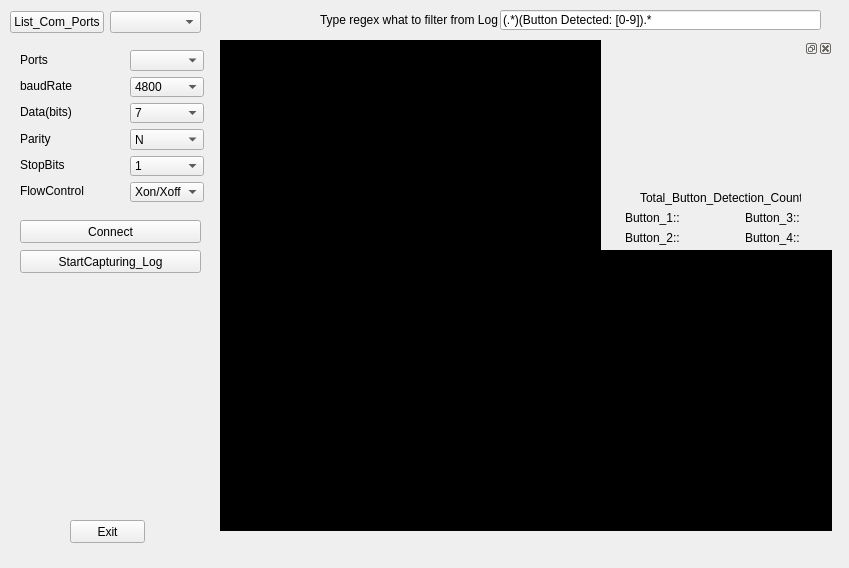
<?xml version="1.0" encoding="UTF-8"?>
<ui version="4.0">
 <class>Form</class>
 <widget class="QWidget" name="Form">
  <property name="geometry">
   <rect>
    <x>0</x>
    <y>0</y>
    <width>849</width>
    <height>568</height>
   </rect>
  </property>
  <property name="windowTitle">
   <string>Form</string>
  </property>
  <widget class="QPushButton" name="pushButton_2">
   <property name="geometry">
    <rect>
     <x>20</x>
     <y>220</y>
     <width>181</width>
     <height>23</height>
    </rect>
   </property>
   <property name="text">
    <string>Connect</string>
   </property>
  </widget>
  <widget class="QPushButton" name="pushButton_3">
   <property name="geometry">
    <rect>
     <x>70</x>
     <y>520</y>
     <width>75</width>
     <height>23</height>
    </rect>
   </property>
   <property name="text">
    <string>Exit</string>
   </property>
  </widget>
  <widget class="QWidget" name="layoutWidget">
   <property name="geometry">
    <rect>
     <x>10</x>
     <y>10</y>
     <width>191</width>
     <height>25</height>
    </rect>
   </property>
   <layout class="QHBoxLayout" name="horizontalLayout">
    <item>
     <widget class="QPushButton" name="pushButton">
      <property name="text">
       <string>List_Com_Ports</string>
      </property>
     </widget>
    </item>
    <item>
     <widget class="QComboBox" name="comboBox"/>
    </item>
   </layout>
  </widget>
  <widget class="QWidget" name="layoutWidget">
   <property name="geometry">
    <rect>
     <x>20</x>
     <y>50</y>
     <width>71</width>
     <height>151</height>
    </rect>
   </property>
   <layout class="QVBoxLayout" name="verticalLayout">
    <item>
     <widget class="QLabel" name="label">
      <property name="text">
       <string>Ports</string>
      </property>
     </widget>
    </item>
    <item>
     <widget class="QLabel" name="label_2">
      <property name="text">
       <string>baudRate</string>
      </property>
     </widget>
    </item>
    <item>
     <widget class="QLabel" name="label_3">
      <property name="text">
       <string>Data(bits)</string>
      </property>
     </widget>
    </item>
    <item>
     <widget class="QLabel" name="label_4">
      <property name="text">
       <string>Parity</string>
      </property>
     </widget>
    </item>
    <item>
     <widget class="QLabel" name="label_5">
      <property name="text">
       <string>StopBits</string>
      </property>
     </widget>
    </item>
    <item>
     <widget class="QLabel" name="label_6">
      <property name="text">
       <string>FlowControl</string>
      </property>
     </widget>
    </item>
   </layout>
  </widget>
  <widget class="QWidget" name="layoutWidget">
   <property name="geometry">
    <rect>
     <x>130</x>
     <y>50</y>
     <width>74</width>
     <height>152</height>
    </rect>
   </property>
   <layout class="QVBoxLayout" name="verticalLayout_2">
    <item>
     <widget class="QComboBox" name="comboBox_2"/>
    </item>
    <item>
     <widget class="QComboBox" name="comboBox_3">
      <item>
       <property name="text">
        <string>4800</string>
       </property>
      </item>
      <item>
       <property name="text">
        <string>9600</string>
       </property>
      </item>
      <item>
       <property name="text">
        <string>400000</string>
       </property>
      </item>
      <item>
       <property name="text">
        <string>921600</string>
       </property>
      </item>
     </widget>
    </item>
    <item>
     <widget class="QComboBox" name="comboBox_4">
      <item>
       <property name="text">
        <string>7</string>
       </property>
      </item>
      <item>
       <property name="text">
        <string>8</string>
       </property>
      </item>
     </widget>
    </item>
    <item>
     <widget class="QComboBox" name="comboBox_5">
      <item>
       <property name="text">
        <string>N</string>
       </property>
      </item>
      <item>
       <property name="text">
        <string>O</string>
       </property>
      </item>
      <item>
       <property name="text">
        <string>E</string>
       </property>
      </item>
     </widget>
    </item>
    <item>
     <widget class="QComboBox" name="comboBox_6">
      <item>
       <property name="text">
        <string>1</string>
       </property>
      </item>
      <item>
       <property name="text">
        <string>2</string>
       </property>
      </item>
     </widget>
    </item>
    <item>
     <widget class="QComboBox" name="comboBox_7">
      <item>
       <property name="text">
        <string>Xon/Xoff</string>
       </property>
      </item>
      <item>
       <property name="text">
        <string>hardware</string>
       </property>
      </item>
      <item>
       <property name="text">
        <string>none</string>
       </property>
      </item>
     </widget>
    </item>
   </layout>
  </widget>
  <widget class="QPushButton" name="pushButton_4">
   <property name="geometry">
    <rect>
     <x>20</x>
     <y>250</y>
     <width>181</width>
     <height>23</height>
    </rect>
   </property>
   <property name="text">
    <string>StartCapturing_Log</string>
   </property>
  </widget>
  <widget class="QTextEdit" name="textEdit">
   <property name="geometry">
    <rect>
     <x>220</x>
     <y>40</y>
     <width>381</width>
     <height>491</height>
    </rect>
   </property>
   <property name="palette">
    <palette>
     <active>
      <colorrole role="WindowText">
       <brush brushstyle="SolidPattern">
        <color alpha="255">
         <red>255</red>
         <green>255</green>
         <blue>255</blue>
        </color>
       </brush>
      </colorrole>
      <colorrole role="Button">
       <brush brushstyle="SolidPattern">
        <color alpha="255">
         <red>0</red>
         <green>0</green>
         <blue>0</blue>
        </color>
       </brush>
      </colorrole>
      <colorrole role="Light">
       <brush brushstyle="SolidPattern">
        <color alpha="255">
         <red>0</red>
         <green>0</green>
         <blue>0</blue>
        </color>
       </brush>
      </colorrole>
      <colorrole role="Midlight">
       <brush brushstyle="SolidPattern">
        <color alpha="255">
         <red>0</red>
         <green>0</green>
         <blue>0</blue>
        </color>
       </brush>
      </colorrole>
      <colorrole role="Dark">
       <brush brushstyle="SolidPattern">
        <color alpha="255">
         <red>0</red>
         <green>0</green>
         <blue>0</blue>
        </color>
       </brush>
      </colorrole>
      <colorrole role="Mid">
       <brush brushstyle="SolidPattern">
        <color alpha="255">
         <red>0</red>
         <green>0</green>
         <blue>0</blue>
        </color>
       </brush>
      </colorrole>
      <colorrole role="Text">
       <brush brushstyle="SolidPattern">
        <color alpha="255">
         <red>255</red>
         <green>255</green>
         <blue>255</blue>
        </color>
       </brush>
      </colorrole>
      <colorrole role="BrightText">
       <brush brushstyle="SolidPattern">
        <color alpha="255">
         <red>255</red>
         <green>255</green>
         <blue>255</blue>
        </color>
       </brush>
      </colorrole>
      <colorrole role="ButtonText">
       <brush brushstyle="SolidPattern">
        <color alpha="255">
         <red>255</red>
         <green>255</green>
         <blue>255</blue>
        </color>
       </brush>
      </colorrole>
      <colorrole role="Base">
       <brush brushstyle="SolidPattern">
        <color alpha="255">
         <red>0</red>
         <green>0</green>
         <blue>0</blue>
        </color>
       </brush>
      </colorrole>
      <colorrole role="Window">
       <brush brushstyle="SolidPattern">
        <color alpha="255">
         <red>0</red>
         <green>0</green>
         <blue>0</blue>
        </color>
       </brush>
      </colorrole>
      <colorrole role="Shadow">
       <brush brushstyle="SolidPattern">
        <color alpha="255">
         <red>0</red>
         <green>0</green>
         <blue>0</blue>
        </color>
       </brush>
      </colorrole>
      <colorrole role="AlternateBase">
       <brush brushstyle="SolidPattern">
        <color alpha="255">
         <red>0</red>
         <green>0</green>
         <blue>0</blue>
        </color>
       </brush>
      </colorrole>
      <colorrole role="ToolTipBase">
       <brush brushstyle="SolidPattern">
        <color alpha="255">
         <red>255</red>
         <green>255</green>
         <blue>220</blue>
        </color>
       </brush>
      </colorrole>
      <colorrole role="ToolTipText">
       <brush brushstyle="SolidPattern">
        <color alpha="255">
         <red>0</red>
         <green>0</green>
         <blue>0</blue>
        </color>
       </brush>
      </colorrole>
     </active>
     <inactive>
      <colorrole role="WindowText">
       <brush brushstyle="SolidPattern">
        <color alpha="255">
         <red>255</red>
         <green>255</green>
         <blue>255</blue>
        </color>
       </brush>
      </colorrole>
      <colorrole role="Button">
       <brush brushstyle="SolidPattern">
        <color alpha="255">
         <red>0</red>
         <green>0</green>
         <blue>0</blue>
        </color>
       </brush>
      </colorrole>
      <colorrole role="Light">
       <brush brushstyle="SolidPattern">
        <color alpha="255">
         <red>0</red>
         <green>0</green>
         <blue>0</blue>
        </color>
       </brush>
      </colorrole>
      <colorrole role="Midlight">
       <brush brushstyle="SolidPattern">
        <color alpha="255">
         <red>0</red>
         <green>0</green>
         <blue>0</blue>
        </color>
       </brush>
      </colorrole>
      <colorrole role="Dark">
       <brush brushstyle="SolidPattern">
        <color alpha="255">
         <red>0</red>
         <green>0</green>
         <blue>0</blue>
        </color>
       </brush>
      </colorrole>
      <colorrole role="Mid">
       <brush brushstyle="SolidPattern">
        <color alpha="255">
         <red>0</red>
         <green>0</green>
         <blue>0</blue>
        </color>
       </brush>
      </colorrole>
      <colorrole role="Text">
       <brush brushstyle="SolidPattern">
        <color alpha="255">
         <red>255</red>
         <green>255</green>
         <blue>255</blue>
        </color>
       </brush>
      </colorrole>
      <colorrole role="BrightText">
       <brush brushstyle="SolidPattern">
        <color alpha="255">
         <red>255</red>
         <green>255</green>
         <blue>255</blue>
        </color>
       </brush>
      </colorrole>
      <colorrole role="ButtonText">
       <brush brushstyle="SolidPattern">
        <color alpha="255">
         <red>255</red>
         <green>255</green>
         <blue>255</blue>
        </color>
       </brush>
      </colorrole>
      <colorrole role="Base">
       <brush brushstyle="SolidPattern">
        <color alpha="255">
         <red>0</red>
         <green>0</green>
         <blue>0</blue>
        </color>
       </brush>
      </colorrole>
      <colorrole role="Window">
       <brush brushstyle="SolidPattern">
        <color alpha="255">
         <red>0</red>
         <green>0</green>
         <blue>0</blue>
        </color>
       </brush>
      </colorrole>
      <colorrole role="Shadow">
       <brush brushstyle="SolidPattern">
        <color alpha="255">
         <red>0</red>
         <green>0</green>
         <blue>0</blue>
        </color>
       </brush>
      </colorrole>
      <colorrole role="AlternateBase">
       <brush brushstyle="SolidPattern">
        <color alpha="255">
         <red>0</red>
         <green>0</green>
         <blue>0</blue>
        </color>
       </brush>
      </colorrole>
      <colorrole role="ToolTipBase">
       <brush brushstyle="SolidPattern">
        <color alpha="255">
         <red>255</red>
         <green>255</green>
         <blue>220</blue>
        </color>
       </brush>
      </colorrole>
      <colorrole role="ToolTipText">
       <brush brushstyle="SolidPattern">
        <color alpha="255">
         <red>0</red>
         <green>0</green>
         <blue>0</blue>
        </color>
       </brush>
      </colorrole>
     </inactive>
     <disabled>
      <colorrole role="WindowText">
       <brush brushstyle="SolidPattern">
        <color alpha="255">
         <red>0</red>
         <green>0</green>
         <blue>0</blue>
        </color>
       </brush>
      </colorrole>
      <colorrole role="Button">
       <brush brushstyle="SolidPattern">
        <color alpha="255">
         <red>0</red>
         <green>0</green>
         <blue>0</blue>
        </color>
       </brush>
      </colorrole>
      <colorrole role="Light">
       <brush brushstyle="SolidPattern">
        <color alpha="255">
         <red>0</red>
         <green>0</green>
         <blue>0</blue>
        </color>
       </brush>
      </colorrole>
      <colorrole role="Midlight">
       <brush brushstyle="SolidPattern">
        <color alpha="255">
         <red>0</red>
         <green>0</green>
         <blue>0</blue>
        </color>
       </brush>
      </colorrole>
      <colorrole role="Dark">
       <brush brushstyle="SolidPattern">
        <color alpha="255">
         <red>0</red>
         <green>0</green>
         <blue>0</blue>
        </color>
       </brush>
      </colorrole>
      <colorrole role="Mid">
       <brush brushstyle="SolidPattern">
        <color alpha="255">
         <red>0</red>
         <green>0</green>
         <blue>0</blue>
        </color>
       </brush>
      </colorrole>
      <colorrole role="Text">
       <brush brushstyle="SolidPattern">
        <color alpha="255">
         <red>0</red>
         <green>0</green>
         <blue>0</blue>
        </color>
       </brush>
      </colorrole>
      <colorrole role="BrightText">
       <brush brushstyle="SolidPattern">
        <color alpha="255">
         <red>255</red>
         <green>255</green>
         <blue>255</blue>
        </color>
       </brush>
      </colorrole>
      <colorrole role="ButtonText">
       <brush brushstyle="SolidPattern">
        <color alpha="255">
         <red>0</red>
         <green>0</green>
         <blue>0</blue>
        </color>
       </brush>
      </colorrole>
      <colorrole role="Base">
       <brush brushstyle="SolidPattern">
        <color alpha="255">
         <red>0</red>
         <green>0</green>
         <blue>0</blue>
        </color>
       </brush>
      </colorrole>
      <colorrole role="Window">
       <brush brushstyle="SolidPattern">
        <color alpha="255">
         <red>0</red>
         <green>0</green>
         <blue>0</blue>
        </color>
       </brush>
      </colorrole>
      <colorrole role="Shadow">
       <brush brushstyle="SolidPattern">
        <color alpha="255">
         <red>0</red>
         <green>0</green>
         <blue>0</blue>
        </color>
       </brush>
      </colorrole>
      <colorrole role="AlternateBase">
       <brush brushstyle="SolidPattern">
        <color alpha="255">
         <red>0</red>
         <green>0</green>
         <blue>0</blue>
        </color>
       </brush>
      </colorrole>
      <colorrole role="ToolTipBase">
       <brush brushstyle="SolidPattern">
        <color alpha="255">
         <red>255</red>
         <green>255</green>
         <blue>220</blue>
        </color>
       </brush>
      </colorrole>
      <colorrole role="ToolTipText">
       <brush brushstyle="SolidPattern">
        <color alpha="255">
         <red>0</red>
         <green>0</green>
         <blue>0</blue>
        </color>
       </brush>
      </colorrole>
     </disabled>
    </palette>
   </property>
   <property name="font">
    <font>
     <family>Verdana</family>
     <pointsize>7</pointsize>
     <weight>50</weight>
     <bold>false</bold>
    </font>
   </property>
   <property name="cursor" stdset="0">
    <cursorShape>ArrowCursor</cursorShape>
   </property>
   <property name="autoFillBackground">
    <bool>false</bool>
   </property>
   <property name="frameShadow">
    <enum>QFrame::Sunken</enum>
   </property>
   <property name="lineWidth">
    <number>1</number>
   </property>
   <property name="documentTitle">
    <string/>
   </property>
   <property name="lineWrapMode">
    <enum>QTextEdit::NoWrap</enum>
   </property>
   <property name="html">
    <string>&lt;!DOCTYPE HTML PUBLIC &quot;-//W3C//DTD HTML 4.0//EN&quot; &quot;http://www.w3.org/TR/REC-html40/strict.dtd&quot;&gt;
&lt;html&gt;&lt;head&gt;&lt;meta name=&quot;qrichtext&quot; content=&quot;1&quot; /&gt;&lt;style type=&quot;text/css&quot;&gt;
p, li { white-space: pre-wrap; }
&lt;/style&gt;&lt;/head&gt;&lt;body style=&quot; font-family:'Verdana'; font-size:7pt; font-weight:400; font-style:normal;&quot;&gt;
&lt;p style=&quot;-qt-paragraph-type:empty; margin-top:0px; margin-bottom:0px; margin-left:0px; margin-right:0px; -qt-block-indent:0; text-indent:0px; font-family:'MS Shell Dlg 2'; font-size:8pt;&quot;&gt;&lt;br /&gt;&lt;/p&gt;&lt;/body&gt;&lt;/html&gt;</string>
   </property>
   <property name="acceptRichText">
    <bool>false</bool>
   </property>
   <property name="cursorWidth">
    <number>1</number>
   </property>
  </widget>
  <widget class="QTextEdit" name="textEdit_2">
   <property name="geometry">
    <rect>
     <x>601</x>
     <y>250</y>
     <width>231</width>
     <height>281</height>
    </rect>
   </property>
   <property name="palette">
    <palette>
     <active>
      <colorrole role="WindowText">
       <brush brushstyle="SolidPattern">
        <color alpha="255">
         <red>255</red>
         <green>255</green>
         <blue>255</blue>
        </color>
       </brush>
      </colorrole>
      <colorrole role="Button">
       <brush brushstyle="SolidPattern">
        <color alpha="255">
         <red>0</red>
         <green>0</green>
         <blue>0</blue>
        </color>
       </brush>
      </colorrole>
      <colorrole role="Light">
       <brush brushstyle="SolidPattern">
        <color alpha="255">
         <red>0</red>
         <green>0</green>
         <blue>0</blue>
        </color>
       </brush>
      </colorrole>
      <colorrole role="Midlight">
       <brush brushstyle="SolidPattern">
        <color alpha="255">
         <red>0</red>
         <green>0</green>
         <blue>0</blue>
        </color>
       </brush>
      </colorrole>
      <colorrole role="Dark">
       <brush brushstyle="SolidPattern">
        <color alpha="255">
         <red>0</red>
         <green>0</green>
         <blue>0</blue>
        </color>
       </brush>
      </colorrole>
      <colorrole role="Mid">
       <brush brushstyle="SolidPattern">
        <color alpha="255">
         <red>0</red>
         <green>0</green>
         <blue>0</blue>
        </color>
       </brush>
      </colorrole>
      <colorrole role="Text">
       <brush brushstyle="SolidPattern">
        <color alpha="255">
         <red>255</red>
         <green>255</green>
         <blue>255</blue>
        </color>
       </brush>
      </colorrole>
      <colorrole role="BrightText">
       <brush brushstyle="SolidPattern">
        <color alpha="255">
         <red>255</red>
         <green>255</green>
         <blue>255</blue>
        </color>
       </brush>
      </colorrole>
      <colorrole role="ButtonText">
       <brush brushstyle="SolidPattern">
        <color alpha="255">
         <red>255</red>
         <green>255</green>
         <blue>255</blue>
        </color>
       </brush>
      </colorrole>
      <colorrole role="Base">
       <brush brushstyle="SolidPattern">
        <color alpha="255">
         <red>0</red>
         <green>0</green>
         <blue>0</blue>
        </color>
       </brush>
      </colorrole>
      <colorrole role="Window">
       <brush brushstyle="SolidPattern">
        <color alpha="255">
         <red>0</red>
         <green>0</green>
         <blue>0</blue>
        </color>
       </brush>
      </colorrole>
      <colorrole role="Shadow">
       <brush brushstyle="SolidPattern">
        <color alpha="255">
         <red>0</red>
         <green>0</green>
         <blue>0</blue>
        </color>
       </brush>
      </colorrole>
      <colorrole role="AlternateBase">
       <brush brushstyle="SolidPattern">
        <color alpha="255">
         <red>0</red>
         <green>0</green>
         <blue>0</blue>
        </color>
       </brush>
      </colorrole>
      <colorrole role="ToolTipBase">
       <brush brushstyle="SolidPattern">
        <color alpha="255">
         <red>255</red>
         <green>255</green>
         <blue>220</blue>
        </color>
       </brush>
      </colorrole>
      <colorrole role="ToolTipText">
       <brush brushstyle="SolidPattern">
        <color alpha="255">
         <red>0</red>
         <green>0</green>
         <blue>0</blue>
        </color>
       </brush>
      </colorrole>
     </active>
     <inactive>
      <colorrole role="WindowText">
       <brush brushstyle="SolidPattern">
        <color alpha="255">
         <red>255</red>
         <green>255</green>
         <blue>255</blue>
        </color>
       </brush>
      </colorrole>
      <colorrole role="Button">
       <brush brushstyle="SolidPattern">
        <color alpha="255">
         <red>0</red>
         <green>0</green>
         <blue>0</blue>
        </color>
       </brush>
      </colorrole>
      <colorrole role="Light">
       <brush brushstyle="SolidPattern">
        <color alpha="255">
         <red>0</red>
         <green>0</green>
         <blue>0</blue>
        </color>
       </brush>
      </colorrole>
      <colorrole role="Midlight">
       <brush brushstyle="SolidPattern">
        <color alpha="255">
         <red>0</red>
         <green>0</green>
         <blue>0</blue>
        </color>
       </brush>
      </colorrole>
      <colorrole role="Dark">
       <brush brushstyle="SolidPattern">
        <color alpha="255">
         <red>0</red>
         <green>0</green>
         <blue>0</blue>
        </color>
       </brush>
      </colorrole>
      <colorrole role="Mid">
       <brush brushstyle="SolidPattern">
        <color alpha="255">
         <red>0</red>
         <green>0</green>
         <blue>0</blue>
        </color>
       </brush>
      </colorrole>
      <colorrole role="Text">
       <brush brushstyle="SolidPattern">
        <color alpha="255">
         <red>255</red>
         <green>255</green>
         <blue>255</blue>
        </color>
       </brush>
      </colorrole>
      <colorrole role="BrightText">
       <brush brushstyle="SolidPattern">
        <color alpha="255">
         <red>255</red>
         <green>255</green>
         <blue>255</blue>
        </color>
       </brush>
      </colorrole>
      <colorrole role="ButtonText">
       <brush brushstyle="SolidPattern">
        <color alpha="255">
         <red>255</red>
         <green>255</green>
         <blue>255</blue>
        </color>
       </brush>
      </colorrole>
      <colorrole role="Base">
       <brush brushstyle="SolidPattern">
        <color alpha="255">
         <red>0</red>
         <green>0</green>
         <blue>0</blue>
        </color>
       </brush>
      </colorrole>
      <colorrole role="Window">
       <brush brushstyle="SolidPattern">
        <color alpha="255">
         <red>0</red>
         <green>0</green>
         <blue>0</blue>
        </color>
       </brush>
      </colorrole>
      <colorrole role="Shadow">
       <brush brushstyle="SolidPattern">
        <color alpha="255">
         <red>0</red>
         <green>0</green>
         <blue>0</blue>
        </color>
       </brush>
      </colorrole>
      <colorrole role="AlternateBase">
       <brush brushstyle="SolidPattern">
        <color alpha="255">
         <red>0</red>
         <green>0</green>
         <blue>0</blue>
        </color>
       </brush>
      </colorrole>
      <colorrole role="ToolTipBase">
       <brush brushstyle="SolidPattern">
        <color alpha="255">
         <red>255</red>
         <green>255</green>
         <blue>220</blue>
        </color>
       </brush>
      </colorrole>
      <colorrole role="ToolTipText">
       <brush brushstyle="SolidPattern">
        <color alpha="255">
         <red>0</red>
         <green>0</green>
         <blue>0</blue>
        </color>
       </brush>
      </colorrole>
     </inactive>
     <disabled>
      <colorrole role="WindowText">
       <brush brushstyle="SolidPattern">
        <color alpha="255">
         <red>0</red>
         <green>0</green>
         <blue>0</blue>
        </color>
       </brush>
      </colorrole>
      <colorrole role="Button">
       <brush brushstyle="SolidPattern">
        <color alpha="255">
         <red>0</red>
         <green>0</green>
         <blue>0</blue>
        </color>
       </brush>
      </colorrole>
      <colorrole role="Light">
       <brush brushstyle="SolidPattern">
        <color alpha="255">
         <red>0</red>
         <green>0</green>
         <blue>0</blue>
        </color>
       </brush>
      </colorrole>
      <colorrole role="Midlight">
       <brush brushstyle="SolidPattern">
        <color alpha="255">
         <red>0</red>
         <green>0</green>
         <blue>0</blue>
        </color>
       </brush>
      </colorrole>
      <colorrole role="Dark">
       <brush brushstyle="SolidPattern">
        <color alpha="255">
         <red>0</red>
         <green>0</green>
         <blue>0</blue>
        </color>
       </brush>
      </colorrole>
      <colorrole role="Mid">
       <brush brushstyle="SolidPattern">
        <color alpha="255">
         <red>0</red>
         <green>0</green>
         <blue>0</blue>
        </color>
       </brush>
      </colorrole>
      <colorrole role="Text">
       <brush brushstyle="SolidPattern">
        <color alpha="255">
         <red>0</red>
         <green>0</green>
         <blue>0</blue>
        </color>
       </brush>
      </colorrole>
      <colorrole role="BrightText">
       <brush brushstyle="SolidPattern">
        <color alpha="255">
         <red>255</red>
         <green>255</green>
         <blue>255</blue>
        </color>
       </brush>
      </colorrole>
      <colorrole role="ButtonText">
       <brush brushstyle="SolidPattern">
        <color alpha="255">
         <red>0</red>
         <green>0</green>
         <blue>0</blue>
        </color>
       </brush>
      </colorrole>
      <colorrole role="Base">
       <brush brushstyle="SolidPattern">
        <color alpha="255">
         <red>0</red>
         <green>0</green>
         <blue>0</blue>
        </color>
       </brush>
      </colorrole>
      <colorrole role="Window">
       <brush brushstyle="SolidPattern">
        <color alpha="255">
         <red>0</red>
         <green>0</green>
         <blue>0</blue>
        </color>
       </brush>
      </colorrole>
      <colorrole role="Shadow">
       <brush brushstyle="SolidPattern">
        <color alpha="255">
         <red>0</red>
         <green>0</green>
         <blue>0</blue>
        </color>
       </brush>
      </colorrole>
      <colorrole role="AlternateBase">
       <brush brushstyle="SolidPattern">
        <color alpha="255">
         <red>0</red>
         <green>0</green>
         <blue>0</blue>
        </color>
       </brush>
      </colorrole>
      <colorrole role="ToolTipBase">
       <brush brushstyle="SolidPattern">
        <color alpha="255">
         <red>255</red>
         <green>255</green>
         <blue>220</blue>
        </color>
       </brush>
      </colorrole>
      <colorrole role="ToolTipText">
       <brush brushstyle="SolidPattern">
        <color alpha="255">
         <red>0</red>
         <green>0</green>
         <blue>0</blue>
        </color>
       </brush>
      </colorrole>
     </disabled>
    </palette>
   </property>
   <property name="font">
    <font>
     <family>Verdana</family>
     <pointsize>7</pointsize>
     <weight>50</weight>
     <bold>false</bold>
    </font>
   </property>
   <property name="cursor" stdset="0">
    <cursorShape>ArrowCursor</cursorShape>
   </property>
   <property name="autoFillBackground">
    <bool>false</bool>
   </property>
   <property name="frameShadow">
    <enum>QFrame::Sunken</enum>
   </property>
   <property name="lineWidth">
    <number>1</number>
   </property>
   <property name="documentTitle">
    <string/>
   </property>
   <property name="lineWrapMode">
    <enum>QTextEdit::NoWrap</enum>
   </property>
   <property name="html">
    <string>&lt;!DOCTYPE HTML PUBLIC &quot;-//W3C//DTD HTML 4.0//EN&quot; &quot;http://www.w3.org/TR/REC-html40/strict.dtd&quot;&gt;
&lt;html&gt;&lt;head&gt;&lt;meta name=&quot;qrichtext&quot; content=&quot;1&quot; /&gt;&lt;style type=&quot;text/css&quot;&gt;
p, li { white-space: pre-wrap; }
&lt;/style&gt;&lt;/head&gt;&lt;body style=&quot; font-family:'Verdana'; font-size:7pt; font-weight:400; font-style:normal;&quot;&gt;
&lt;p style=&quot;-qt-paragraph-type:empty; margin-top:0px; margin-bottom:0px; margin-left:0px; margin-right:0px; -qt-block-indent:0; text-indent:0px; font-family:'MS Shell Dlg 2'; font-size:8pt;&quot;&gt;&lt;br /&gt;&lt;/p&gt;&lt;/body&gt;&lt;/html&gt;</string>
   </property>
   <property name="acceptRichText">
    <bool>false</bool>
   </property>
   <property name="cursorWidth">
    <number>1</number>
   </property>
  </widget>
  <widget class="QLabel" name="label_7">
   <property name="geometry">
    <rect>
     <x>320</x>
     <y>10</y>
     <width>181</width>
     <height>20</height>
    </rect>
   </property>
   <property name="text">
    <string>Type regex what to filter from Log</string>
   </property>
  </widget>
  <widget class="QLineEdit" name="lineEdit">
   <property name="geometry">
    <rect>
     <x>500</x>
     <y>10</y>
     <width>321</width>
     <height>20</height>
    </rect>
   </property>
   <property name="whatsThis">
    <string/>
   </property>
   <property name="text">
    <string>(.*)(Button Detected: [0-9]).*</string>
   </property>
  </widget>
  <widget class="QDockWidget" name="dockWidget">
   <property name="geometry">
    <rect>
     <x>602</x>
     <y>39</y>
     <width>231</width>
     <height>141</height>
    </rect>
   </property>
   <widget class="QWidget" name="dockWidgetContents"/>
  </widget>
  <widget class="QLabel" name="label_8">
   <property name="geometry">
    <rect>
     <x>625</x>
     <y>210</y>
     <width>81</width>
     <height>16</height>
    </rect>
   </property>
   <property name="text">
    <string>Button_1::</string>
   </property>
  </widget>
  <widget class="QLabel" name="label_9">
   <property name="geometry">
    <rect>
     <x>625</x>
     <y>230</y>
     <width>81</width>
     <height>16</height>
    </rect>
   </property>
   <property name="text">
    <string>Button_2::</string>
   </property>
  </widget>
  <widget class="QLabel" name="label_10">
   <property name="geometry">
    <rect>
     <x>745</x>
     <y>210</y>
     <width>71</width>
     <height>16</height>
    </rect>
   </property>
   <property name="text">
    <string>Button_3::</string>
   </property>
  </widget>
  <widget class="QLabel" name="label_11">
   <property name="geometry">
    <rect>
     <x>745</x>
     <y>230</y>
     <width>71</width>
     <height>16</height>
    </rect>
   </property>
   <property name="text">
    <string>Button_4::</string>
   </property>
  </widget>
  <widget class="QLabel" name="label_12">
   <property name="geometry">
    <rect>
     <x>640</x>
     <y>190</y>
     <width>161</width>
     <height>16</height>
    </rect>
   </property>
   <property name="text">
    <string>Total_Button_Detection_Count</string>
   </property>
  </widget>
 </widget>
 <resources/>
 <connections/>
</ui>
